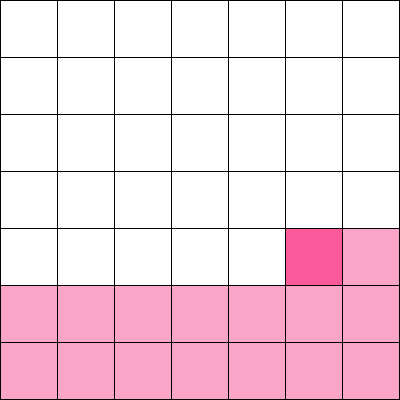
Frame 1 (no input)
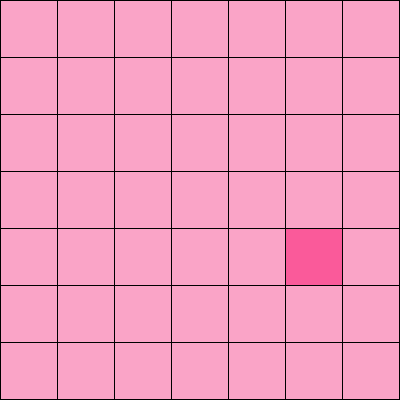
Frame 60 (the mouse pressed at the canvas centre just before this capture)
Frame 120 (the mouse held since frame 60 and released just before this capture): identical to frame 60, image omitted

The Processing sketch that drew these frames (run headless with seeded random() and noise(); from frame 60 on, the mouse is pressed at the canvas centre):

// Processing sketch: processing_165702
// ── processing_165702.pde

void setup (){
  size (400,400);
  
}

void draw (){
  background(253,179,208);
  rect (0,0,57,57);
  rect (57,0,57,57);
  rect (114,0,57,57);
  rect(171,0,57,57);
  rect(228,0,57,57);
  rect(285,0,57,57);
  rect(342,0,57,57);
  rect(0,57,57,57);
  rect(57,57,57,57);
  rect(114,57,57,57);
  rect(171,57,57,57);
  rect(228,57,57,57);
  rect(285,57,57,57);
  rect(342,57,57,57);
  rect(0,114,57,57);
  rect(57,114,57,57);
  rect(114,114,57,57);
  rect(171,114,57,57);
  rect(228,114,57,57);
  rect(285,114,57,57);
  rect(342,114,57,57);
  rect(0,171,57,57);
  rect(57,171,57,57);
  rect(114,171,57,57);
  rect(171,171,57,57);
  rect(228,171,57,57);
  rect(285,171,57,57);
  rect(342,171,57,57);
  rect(0,228,57,57);
  rect(57,228,57,57);
  rect(114,228,57,57);
  rect(171,228,57,57);
  rect(228,228,57,57);
  fill(250,90,154);
  rect(285,228,57,57);
  fill(250,164,199);
  rect(342,228,57,57);
  rect(0,285,57,57);
  rect(57,285,57,57);
  rect(114,285,57,57);
  rect(171,285,57,57);
  rect(228,285,57,57);
  rect(285,285,57,57);
  rect(342,285,57,57);
  rect(0,342,57,57);
  rect(57,342,57,57);
  rect(114,342,57,57);
  rect(171,342,57,57);
  rect(228,342,57,57);
  rect(285,342,57,57);
  rect(342,342,57,57);
  fill(250,164,199);
  
  
}
